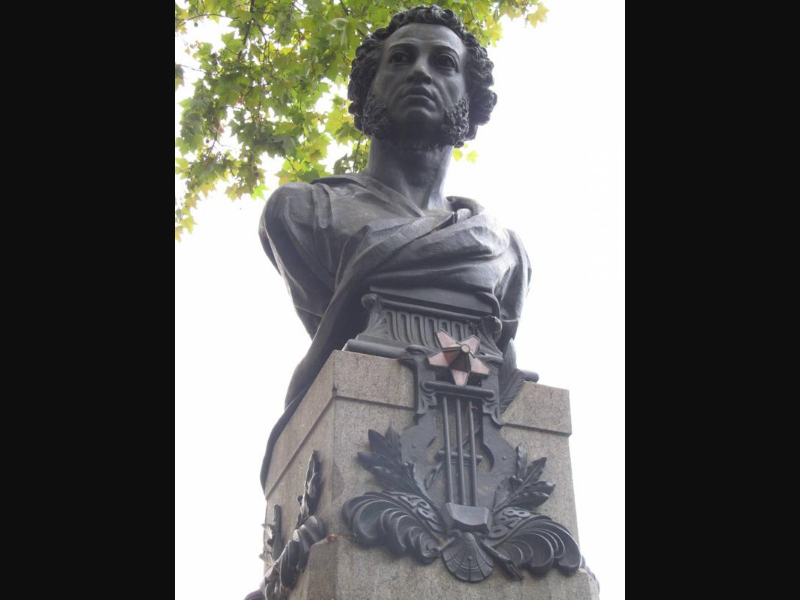
#> input picture download_foto2/1001.png, 800 x 600 px, found by its file name; its folder holds 4 pictures in this run
$ python reproduction_foto.py
#> lines starting #> are read from the running program, lines starting #| are printed output that depends on the picture
from os import listdir
import os
import cv2
mass = listdir("/home/keinn/Neron_net/download_foto2")
print(mass)
d = len(mass)
for i in mass:
	srt = "/home/keinn/Neron_net/download_foto2/"+str(d)+".png"
	image = cv2.imread("/home/keinn/Neron_net/download_foto2/"+i)
#> image is the input picture: shape (600, 800, 3); mean B, G, R 99.5, 101.9, 101.7
	flip_image = cv2.flip(image,1)
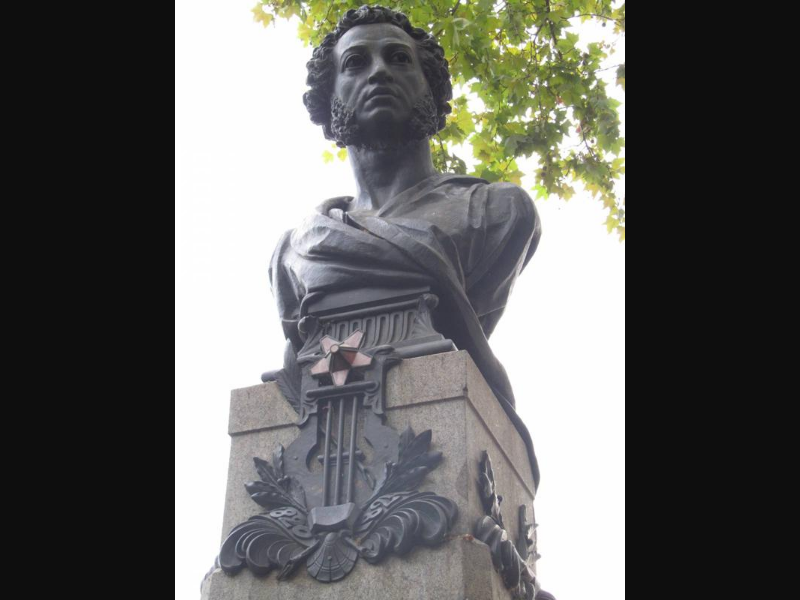
#> flip_image: shape (600, 800, 3); mean B, G, R 99.5, 101.9, 101.7
#> pass 3 of the loop `for i in mass:`:
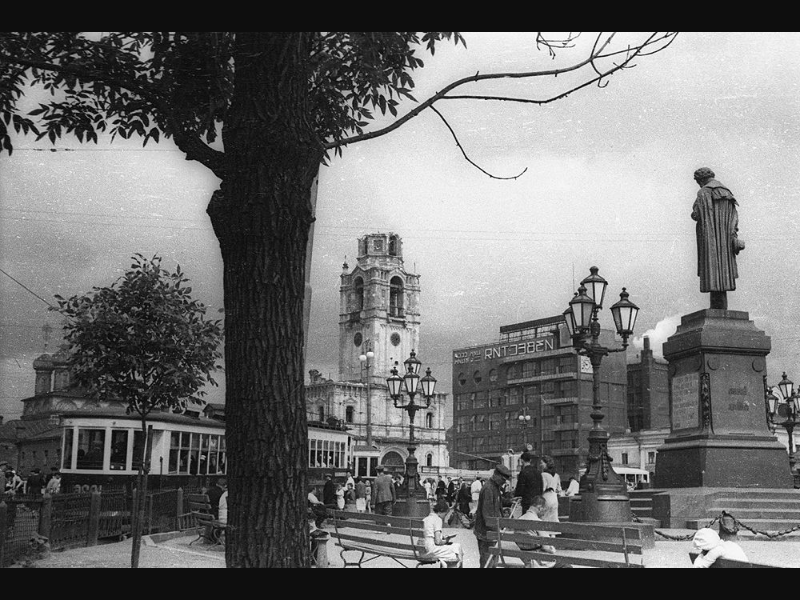
#> input picture download_foto2/1030.png, 800 x 600 px, found by its file name
#> image is the input picture: shape (600, 800, 3); min 0, max 253, mean 113.2
#> `flip_image = cv2.flip(image,1)`:
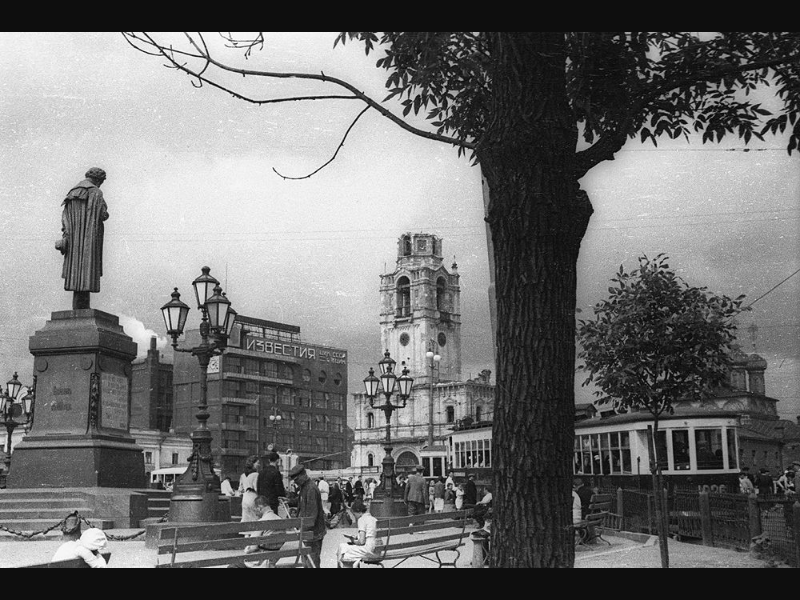
#> flip_image: shape (600, 800, 3); min 0, max 253, mean 113.2
#> the loop made 4 passes; the first 3 are shown
	cv2.imwrite(srt,flip_image)
	d=d+1
